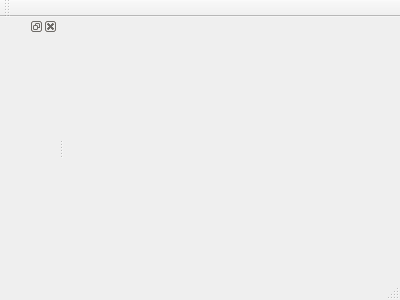
<?xml version="1.0" encoding="UTF-8"?>
<ui version="4.0">
 <class>MainWindow</class>
 <widget class="QMainWindow" name="MainWindow">
  <property name="geometry">
   <rect>
    <x>0</x>
    <y>0</y>
    <width>400</width>
    <height>300</height>
   </rect>
  </property>
  <property name="windowTitle">
   <string>MainWindow</string>
  </property>
  <widget class="QWidget" name="centralWidget"/>
  <widget class="QMenuBar" name="menuBar">
   <property name="geometry">
    <rect>
     <x>0</x>
     <y>0</y>
     <width>400</width>
     <height>24</height>
    </rect>
   </property>
  </widget>
  <widget class="QToolBar" name="mainToolBar">
   <attribute name="toolBarArea">
    <enum>TopToolBarArea</enum>
   </attribute>
   <attribute name="toolBarBreak">
    <bool>false</bool>
   </attribute>
  </widget>
  <widget class="QStatusBar" name="statusBar"/>
  <widget class="QDockWidget" name="dockWidget">
   <attribute name="dockWidgetArea">
    <number>1</number>
   </attribute>
   <widget class="QWidget" name="dockWidgetContents"/>
  </widget>
 </widget>
 <layoutdefault spacing="6" margin="11"/>
 <resources/>
 <connections/>
</ui>
